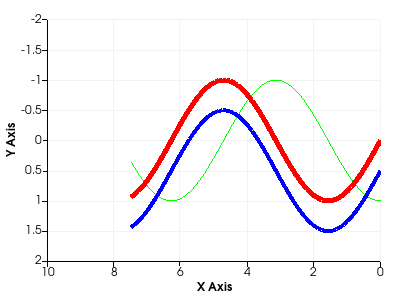

Reproduce this figure in Python.
#!/usr/bin/env python
# Demonstrate a chart with inverted Y and X axes using fixed axis behavior.

import math

import vtkmodules.vtkInteractionStyle  # noqa: F401
import vtkmodules.vtkRenderingContextOpenGL2  # noqa: F401
import vtkmodules.vtkRenderingOpenGL2  # noqa: F401

from vtkmodules.vtkChartsCore import vtkAxis, vtkChartXY
from vtkmodules.vtkCommonCore import vtkFloatArray
from vtkmodules.vtkCommonDataModel import vtkTable
from vtkmodules.vtkRenderingContext2D import vtkContextActor
from vtkmodules.vtkRenderingCore import (
    vtkRenderWindow,
    vtkRenderWindowInteractor,
    vtkRenderer,
)

# Create a table with some points in it.
table = vtkTable()
arr_x = vtkFloatArray()
arr_x.SetName("X Axis")
table.AddColumn(arr_x)
arr_c = vtkFloatArray()
arr_c.SetName("Cosine")
table.AddColumn(arr_c)
arr_s = vtkFloatArray()
arr_s.SetName("Sine")
table.AddColumn(arr_s)
arr_s2 = vtkFloatArray()
arr_s2.SetName("Sine2")
table.AddColumn(arr_s2)
arr_1 = vtkFloatArray()
arr_1.SetName("One")
table.AddColumn(arr_1)

num_points = 69
inc = 7.5 / (num_points - 1)
table.SetNumberOfRows(num_points)
for i in range(num_points):
    table.SetValue(i, 0, i * inc)
    table.SetValue(i, 1, math.cos(i * inc))
    table.SetValue(i, 2, math.sin(i * inc))
    table.SetValue(i, 3, math.sin(i * inc) + 0.5)
    table.SetValue(i, 4, 1.0)

# Set up a chart.
chart = vtkChartXY()

line = chart.AddPlot(vtkChartXY.LINE)
line.SetInputData(table, 0, 1)
line.SetColor(0, 255, 0, 255)
line.SetWidth(1.0)

line = chart.AddPlot(vtkChartXY.LINE)
line.SetInputData(table, 0, 2)
line.SetColor(255, 0, 0, 255)
line.SetWidth(5.0)

line = chart.AddPlot(vtkChartXY.LINE)
line.SetInputData(table, 0, 3)
line.SetColor(0, 0, 255, 255)
line.SetWidth(4.0)

# Invert the Y axis.
chart.GetAxis(vtkAxis.LEFT).SetBehavior(vtkAxis.FIXED)
chart.GetAxis(vtkAxis.LEFT).SetUnscaledRange(2.0, -2.0)
chart.GetAxis(vtkAxis.BOTTOM).SetBehavior(vtkAxis.FIXED)
chart.GetAxis(vtkAxis.BOTTOM).SetUnscaledRange(10.0, 0.0)

# Context actor and scene wiring.
context_actor = vtkContextActor()
context_actor.GetScene().AddItem(chart)

# Renderer
renderer = vtkRenderer()
renderer.SetBackground(1.0, 1.0, 1.0)
context_actor.GetScene().SetRenderer(renderer)
renderer.AddActor(context_actor)

# Window
render_window = vtkRenderWindow()
render_window.SetSize(400, 300)
render_window.SetMultiSamples(0)
render_window.AddRenderer(renderer)
render_window.SetWindowName("chart xy inverted axis")

# Interactor
interactor = vtkRenderWindowInteractor()
interactor.SetRenderWindow(render_window)

interactor.Initialize()
interactor.Start()
